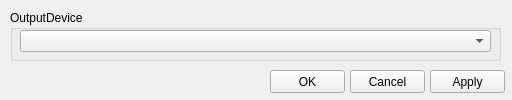
<?xml version="1.0" encoding="UTF-8"?>
<ui version="4.0">
 <class>PreferenceUI</class>
 <widget class="QWidget" name="PreferenceUI">
  <property name="geometry">
   <rect>
    <x>0</x>
    <y>0</y>
    <width>512</width>
    <height>100</height>
   </rect>
  </property>
  <property name="windowTitle">
   <string>PreferenceUI</string>
  </property>
  <widget class="QGroupBox" name="groupBox">
   <property name="geometry">
    <rect>
     <x>10</x>
     <y>10</y>
     <width>491</width>
     <height>51</height>
    </rect>
   </property>
   <property name="title">
    <string>OutputDevice</string>
   </property>
   <widget class="QComboBox" name="m_OutputDevBox">
    <property name="geometry">
     <rect>
      <x>10</x>
      <y>20</y>
      <width>471</width>
      <height>22</height>
     </rect>
    </property>
   </widget>
  </widget>
  <widget class="QPushButton" name="m_ApplyButton">
   <property name="geometry">
    <rect>
     <x>430</x>
     <y>70</y>
     <width>75</width>
     <height>23</height>
    </rect>
   </property>
   <property name="text">
    <string>Apply</string>
   </property>
  </widget>
  <widget class="QPushButton" name="m_CancelButton">
   <property name="geometry">
    <rect>
     <x>350</x>
     <y>70</y>
     <width>75</width>
     <height>23</height>
    </rect>
   </property>
   <property name="text">
    <string>Cancel</string>
   </property>
  </widget>
  <widget class="QPushButton" name="m_OKButton">
   <property name="geometry">
    <rect>
     <x>270</x>
     <y>70</y>
     <width>75</width>
     <height>23</height>
    </rect>
   </property>
   <property name="text">
    <string>OK</string>
   </property>
  </widget>
 </widget>
 <layoutdefault spacing="6" margin="11"/>
 <resources/>
 <connections/>
</ui>
